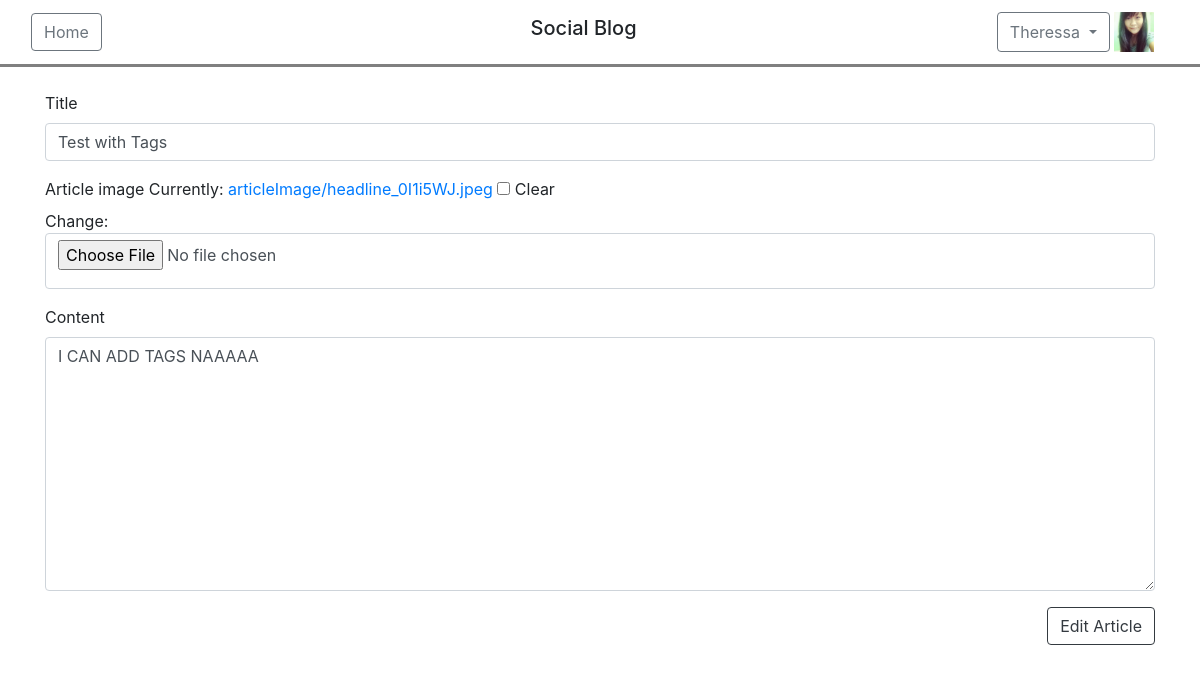
The page /article/edit/154 (signed in) on the database as committed earlier.
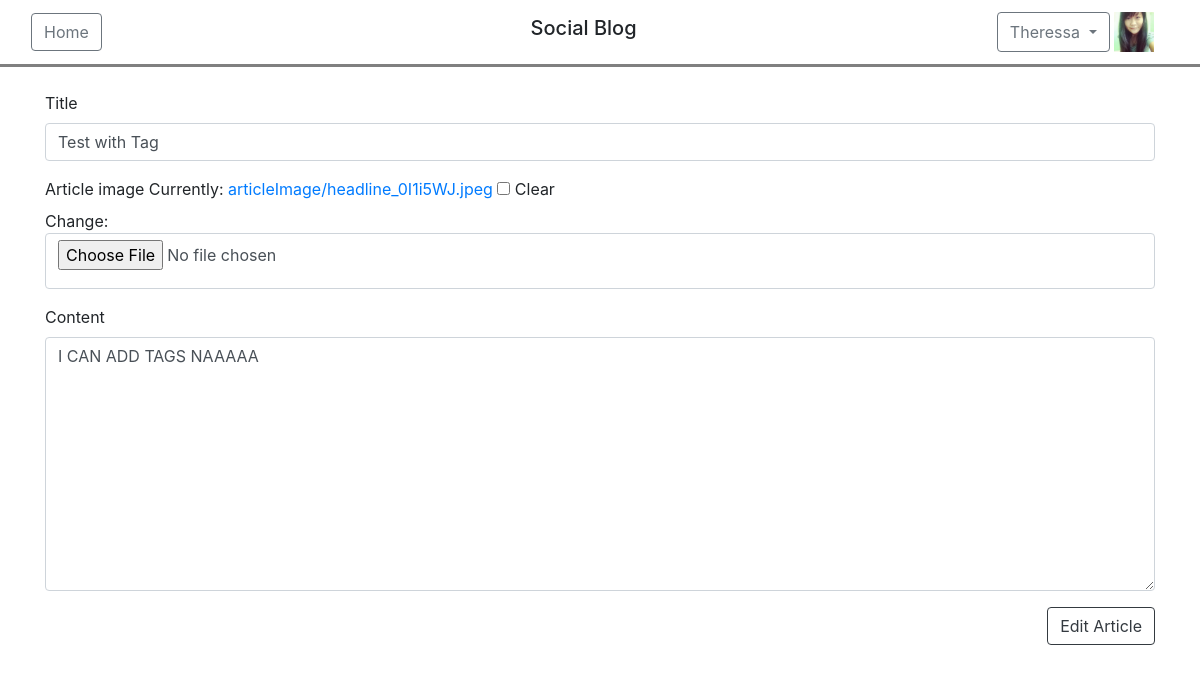
The same page on the database as committed later.
### blog/models.py (models this page shows, shortened)
class Article(models.Model):
    title =  models.CharField(max_length = 200)
    description = models.TextField(null=True, blank=True)
    owner = models.ForeignKey(settings.AUTH_USER_MODEL, on_delete=models.CASCADE)
    date_published = models.DateTimeField(auto_now_add = True)
    date_modified = models.DateTimeField(auto_now = True)
    article_image = models.ImageField(upload_to='articleImage/', null=True, blank=True)
    is_featured = models.BooleanField(default=False)
    tags = TaggableManager(blank=True)

### blog/views.py (the view)
# urls.py: path('article/edit/<int:article_id>', views.edit_article, name = "editarticle"),
def edit_article(request, article_id):
    if request.user.is_authenticated:
        qs = Article.objects.get(pk=article_id)
        data = {'article_image': qs.article_image,
                'title': qs.title,
                'description': qs.description}
        if request.user == qs.owner:
            if request.method == 'POST':
                form = UpdateArticleForm(request.POST, request.FILES, initial=data, instance=qs)
                if form.is_valid():
                        form.save()
                        return redirect('blog:userarticle', request.user.id)
                else:
                    form = UpdateArticleForm(initial=data)
            else:
                form = UpdateArticleForm(initial=data)
            return render(request, 'blog/editarticle.html', {'form': form})
        else:
            raise Http404("INVALID ACCESS")
    else:
        return redirect('users:login')

### blog/forms.py
class UpdateArticleForm(ModelForm):
    title = forms.CharField(label="Title", widget=forms.TextInput(attrs={'placeholder':'Title'}), max_length=200)
    article_image = forms.ImageField(required=False)
    description = forms.CharField(label="Content", widget=forms.Textarea(attrs={'placeholder':'Lorem ipsum dolor sit amet, consectetur adipisicing elit, sed do eiusmod tempor incididunt ut labore et dolore magna aliqua. Ut enim ad minim veniam, quis nostrud exercitation ullamco laboris'}))
    class Meta:
        model = Article
        fields = ['title', 'article_image', 'description']

### templates/blog/editarticle.html (shortened to what this page needs)
{% extends 'base.html' %}
{% load widget_tweaks %}
{% load static %}
{% block switch %}
    {% if user.is_authenticated %}
    <div class="btn-group">
        <button type="button" class="btn btn-outline-secondary dropdown-toggle" data-toggle="dropdown" aria-haspopup="true" aria-expanded="false">
            {% if request.user.firstname %}
                {{ request.user.firstname }}
            {% else %}
                {{ request.user.email }}
            {% endif %}
        </button>
    </div>
        <img src="{{ request.user.avatar.url }}" width="40" height="40"></img>
    {% else %}
        <a href="{% url 'users:login' %}" class="btn btn-outline-secondary"> Login </a>
    {% endif %}
{% endblock%}
{% block content %}
    <div class="container">
        <div>
            <form method="POST" id="editArticle" name="editArticle" enctype="multipart/form-data" novalidate>
                {% for field in form.visible_fields %}
                    <div class="form-group">
                        <label>{{field.label}}</label>
                        {{ field|add_class:'form-control' |add_error_class:'is-invalid' }}
                    </div>
                {% endfor %}
            </form>
            <div class="float-right">
                <button class="btn btn-outline-dark" type="button" data-toggle="modal" data-target="#editModal">Edit Article</button>
            </div>
        </div>
    </div>
{% endblock %}

Rows that differ between the two databases and show on the page:
changed Article "I CAN ADD TAGS NAAAAA": title "Test with Tags" → "Test with Tag"
